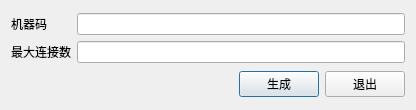
<?xml version="1.0" encoding="UTF-8"?>
<ui version="4.0">
 <class>en_hardid_max</class>
 <widget class="QDialog" name="en_hardid_max">
  <property name="geometry">
   <rect>
    <x>0</x>
    <y>0</y>
    <width>416</width>
    <height>110</height>
   </rect>
  </property>
  <property name="windowTitle">
   <string>Dialog</string>
  </property>
  <layout class="QVBoxLayout" name="verticalLayout">
   <item>
    <layout class="QGridLayout" name="gridLayout">
     <item row="0" column="0">
      <widget class="QLabel" name="label">
       <property name="text">
        <string>机器码</string>
       </property>
      </widget>
     </item>
     <item row="0" column="1">
      <widget class="QLineEdit" name="lineEdit_hardid"/>
     </item>
     <item row="1" column="0">
      <widget class="QLabel" name="label_2">
       <property name="text">
        <string>最大连接数</string>
       </property>
      </widget>
     </item>
     <item row="1" column="1">
      <widget class="QLineEdit" name="lineEdit_connect_max_id"/>
     </item>
    </layout>
   </item>
   <item>
    <layout class="QHBoxLayout" name="horizontalLayout">
     <item>
      <spacer name="horizontalSpacer">
       <property name="orientation">
        <enum>Qt::Horizontal</enum>
       </property>
       <property name="sizeHint" stdset="0">
        <size>
         <width>40</width>
         <height>20</height>
        </size>
       </property>
      </spacer>
     </item>
     <item>
      <widget class="QPushButton" name="pushButton_ok">
       <property name="text">
        <string>生成</string>
       </property>
      </widget>
     </item>
     <item>
      <widget class="QPushButton" name="pushButton_exit">
       <property name="text">
        <string>退出</string>
       </property>
      </widget>
     </item>
    </layout>
   </item>
  </layout>
 </widget>
 <resources/>
 <connections/>
</ui>
